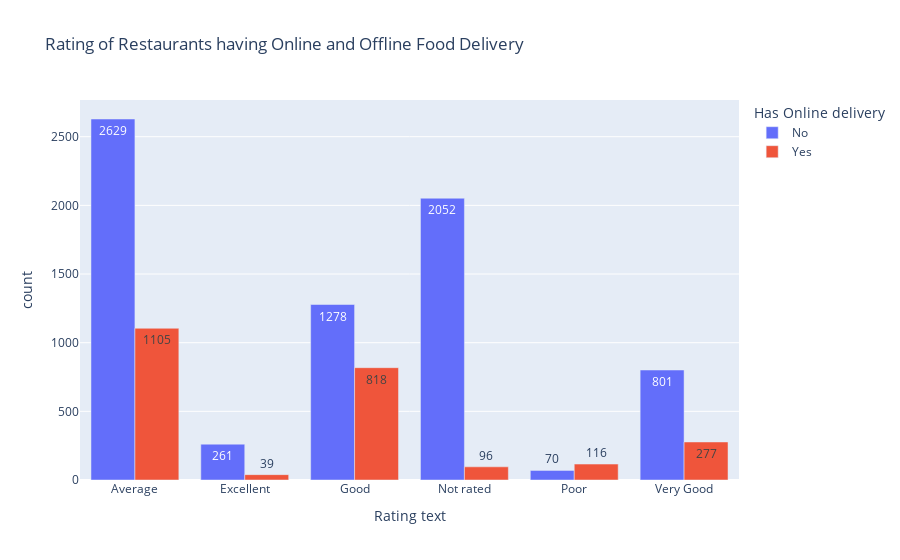

Notebook cell for this chart:
### Code cell
fig = px.bar(temp_df, x='Rating text',y='count',color='Has Online delivery',
             barmode='group', text_auto=True,
             title='Rating of Restaurants having Online and Offline Food Delivery')


fig.show()

### Figure 1 — Plotly figure (JSON) as saved in the notebook; plotly's stock layout.template omitted (floating-point values rounded to 4 significant figures)
{"data": [{"alignmentgroup": "True", "hovertemplate": "Has Online delivery=No<br>Rating text=%{x}<br>count=%{y}<extra></extra>", "legendgroup": "No", "marker": {"color": "#636efa", "pattern": {"shape": ""}}, "name": "No", "offsetgroup": "No", "orientation": "v", "showlegend": true, "textposition": "auto", "texttemplate": "%{y}", "type": "bar", "x": ["Average", "Excellent", "Good", "Not rated", "Poor", "Very Good"], "xaxis": "x", "y": [2629, 261, 1278, 2052, 70, 801], "yaxis": "y"}, {"alignmentgroup": "True", "hovertemplate": "Has Online delivery=Yes<br>Rating text=%{x}<br>count=%{y}<extra></extra>", "legendgroup": "Yes", "marker": {"color": "#EF553B", "pattern": {"shape": ""}}, "name": "Yes", "offsetgroup": "Yes", "orientation": "v", "showlegend": true, "textposition": "auto", "texttemplate": "%{y}", "type": "bar", "x": ["Average", "Excellent", "Good", "Not rated", "Poor", "Very Good"], "xaxis": "x", "y": [1105, 39, 818, 96, 116, 277], "yaxis": "y"}], "layout": {"barmode": "group", "legend": {"title": {"text": "Has Online delivery"}, "tracegroupgap": 0}, "title": {"text": "Rating of Restaurants having Online and Offline Food Delivery"}, "xaxis": {"anchor": "y", "domain": [0, 1], "title": {"text": "Rating text"}}, "yaxis": {"anchor": "x", "domain": [0, 1], "title": {"text": "count"}}}}
